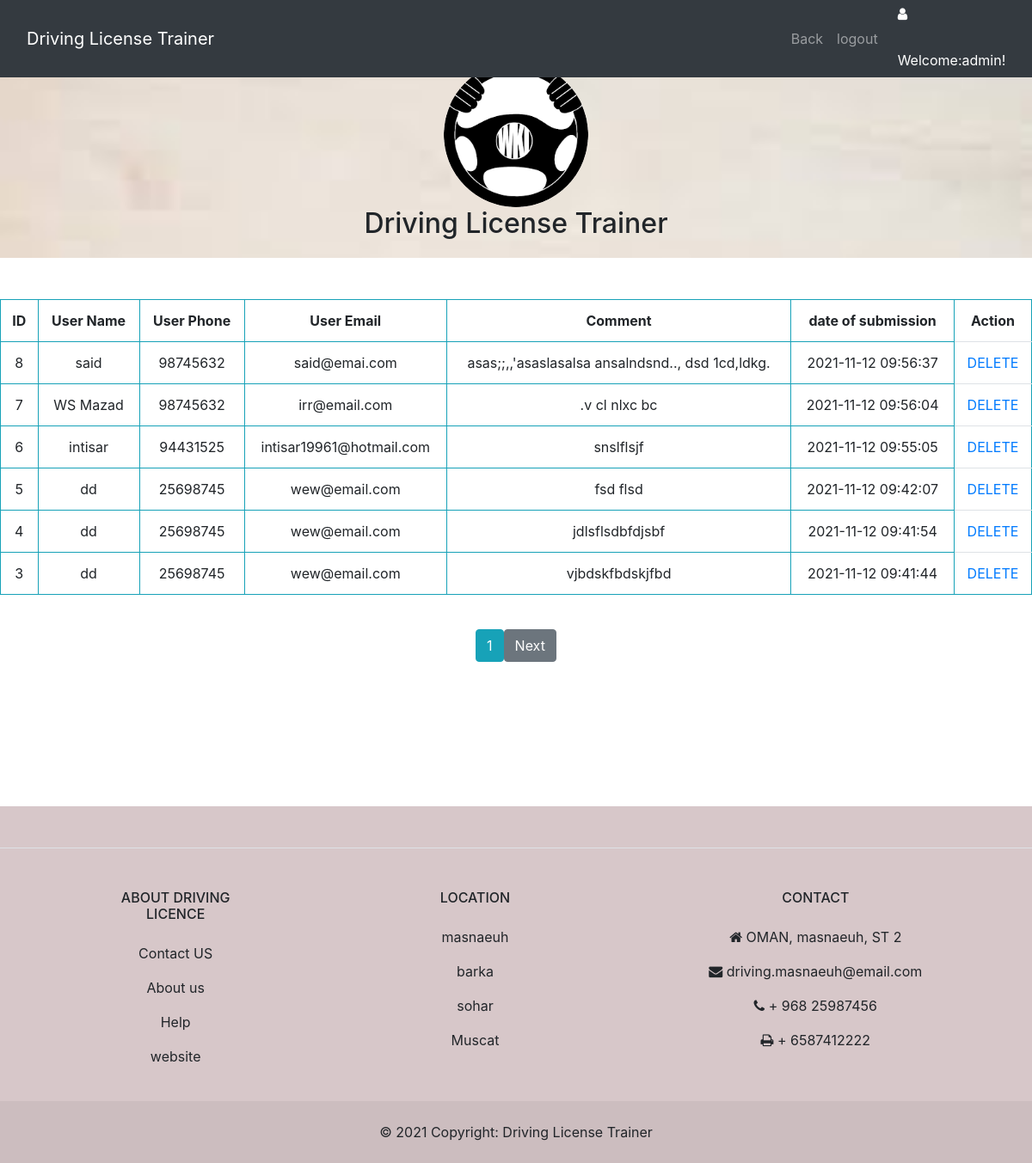
The page /View_FeedBack.php (signed in) on the database its author committed.
### tables this page shows
CREATE TABLE IF NOT EXISTS `tblfeeback` (
  `id` int(8) NOT NULL AUTO_INCREMENT,
  `Name` varchar(30) NOT NULL,
  `phone` int(8) NOT NULL,
  `email` varchar(50) NOT NULL,
  `comm` text NOT NULL,
  `dates` datetime NOT NULL,
  PRIMARY KEY (`id`)
);

### View_FeedBack.php (the view, shortened to what this page needs)
<!DOCTYPE html PUBLIC "-//W3C//DTD XHTML 1.0 Transitional//EN" "http://www.w3.org/TR/xhtml1/DTD/xhtml1-transitional.dtd">
<html xmlns="http://www.w3.org/1999/xhtml">
<head>
<link rel="stylesheet" type="text/css"  href="BOOTSTRAPFILE/css/bootstrap.css">
    </head>
    <body  style="margin:0; padding:0; border:0;  background-color:white   ">
       <nav class="navbar navbar-expand-lg navbar-dark bg-dark fixed-top">
     <div class="container">
     <a class="navbar-brand" href="#">Driving License Trainer </a>
      <div class="collapse navbar-collapse" id="navbarResponsive">
         <ul class="navbar-nav ml-auto">
                     <li class="nav-item">
            <a class="nav-link" href="AdminHomepage.php">Back</a>
          </li>
          <li class="nav-item">
            <a class="nav-link" href="logout.php">logout </a>
          </li>
        </ul>
      </div>
    </div>       <div class="icon" style="color: #FFFFFF"><i class="fa  fa-user" style="width:30px; height:50px"></i>
		   Welcome:<?php
	 $usernamea= $_SESSION['txtid1'];
	include ("connect.php");
	$qryname = "select * from  tbladmin where ausername='$usernamea' ";
	$result = mysqli_query($con,$qryname);
	while($rows = mysqli_fetch_assoc($result))
	{ $namee=$rows['aname'];
}
	echo $namee. "!";
	?>
	</div>
  </nav>
 <header class="text-center" style="background-image:url('img/bg1.jpg'); background-repeat:no-repeat; background-size:cover; height: 300px;">
    &nbsp;<br /><br /><br />
	 <img class="img-fluid rounded-circle"  src="img/images.png" alt="" height="147" width="168">
	 <h2>Driving License Trainer</h2>
	 </header>
	   <div class="text-center">
<br /><br />
<?php
		 if(isset($_GET['page']))
    {
        $page = $_GET['page'];
    }
    else
    {
        $page = 1;
    }
    $num_per_page = 06;
    $start_from = ($page-1)*05;
    include('connect.php');
$q="select * from    tblfeeback    order by dates DESC LIMIT  $start_from,$num_per_page  ";
$r=mysqli_query($con,$q);
$num=mysqli_num_rows($r);
$i=0;
if($num==0)
{
 echo "<h3>No FeedBack  </h3>";
}
else
{
echo"<table  class=table table-striped  border=1 width=700 align=center cellspacing=0>";
echo"<th class='border border-info'>  ID";
echo"<th class='border border-info'>  User Name";
echo"<th class='border border-info'> User Phone";
echo"<th class='border border-info'>  User Email";
echo"<th class='border border-info'>  Comment";
echo"<th class='border border-info'>  date of submission";
echo"<th colspan ='1' class='border border-info'> Action";
echo"<tr>";
while($row = mysqli_fetch_assoc($r)) {
$id=$row["id"];
$trainee_uname=$row["Name"];
$trainee_phone=$row["phone"];
$trainee_email=$row["email"];
$comm=$row["comm"];
$dates=$row["dates"];
echo"<tr class='border border-info'>";
echo"<td class='border border-info'>$id";
echo"<td class='border border-info'>$trainee_uname";
echo"<td class='border border-info'>$trainee_phone";
echo"<td class='border border-info'>$trainee_email";
echo"<td class='border border-info'>$comm";
echo"<td class='border border-info'>$dates";
echo "<td><a onClick=\"javascript: return confirm('Please confirm deletion');\" href='Deletefeedbak.php?id=$id'>DELETE</a>";
echo"</tr>";
$i++;
}}
echo"</table><br>";
?>
 <?php
                $pr_query = "select * from tblfeeback   ";
                $pr_result = mysqli_query($con,$pr_query);
                $total_record = mysqli_num_rows($pr_result );
                $total_page = ceil($total_record/$num_per_page);
                for($i=1;$i<$total_page;$i++)
                {
                    echo "<a href='View_FeedBack.php?page=".$i."' class='btn btn-info'>$i</a>";
                }
                if($i>$page)
                {
                    echo "<a href='View_FeedBack.php?page=".($page+1)."' class='btn btn-secondary'>Next</a>";
                }
        ?>
<br />
	   <br />
       <br />
<br /><br />
  <br />
    <br />
  <br />
<link href="https://cdnjs.cloudflare.com/ajax/libs/font-awesome/4.7.0/css/font-awesome.min.css" rel="stylesheet">
	   </div>
<footer class="auto-style2">
  <section
    class="d-flex justify-content-center justify-content-lg-between p-4 border-bottom bg-dinager"
       >
  </section>
  <section class="">
    <div class="container text-center text-md-start mt-5">
      <div class="row mt-3">
               <div class="col-md-2 col-lg-2 col-xl-2 mx-auto mb-4">
          <h6 class="text-uppercase fw-bold mb-4">
            About Driving Licence
          </h6>
          <p>
            <a href="#!" class="text-reset">Contact US </a>
          </p>
          <p>
            <a href="#!" class="text-reset">About us</a>
          </p>
          <p>
            <a href="#!" class="text-reset">Help</a>
          </p>
          <p>
            <a href="#!" class="text-reset">website</a>
          </p>
        </div>
        <div class="col-md-3 col-lg-2 col-xl-2 mx-auto mb-4">
          <h6 class="text-uppercase fw-bold mb-4">
            Location
          </h6>
          <p>
            <a href="#!" class="text-reset">masnaeuh</a>
          </p>
          <p>
            <a href="#!" class="text-reset">barka</a>
          </p>
          <p>
            <a href="#!" class="text-reset">sohar</a>
          </p>
          <p>
            <a href="#!" class="text-reset">Muscat</a>
          </p>
        </div>
        <div class="col-md-4 col-lg-3 col-xl-3 mx-auto mb-md-0 mb-4">
          <h6 class="text-uppercase fw-bold mb-4">
            Contact
          </h6>
          <p><i class="fa fa-home me-3"></i> OMAN, masnaeuh, ST 2</p>
          <p>
            <i class="fa fa-envelope me-3"></i>
            driving.masnaeuh@email.com
          </p>
          <p><i class="fa fa-phone me-3"></i> + 968 25987456</p>
          <p><i class="fa fa-print me-3"></i> + 6587412222</p>
        </div>
      </div>
    </div>
  </section>
  <div class="text-center p-4" style="background-color: rgba(0, 0, 0, 0.05);">
    © 2021 Copyright:
    <a class="text-reset fw-bold" href="https://mdbootstrap.com/">Driving License Trainer</a>
  </div>
</footer>
</body>
</html>

### View_FeedBack.php (style rules this page uses)
.auto-style2 { background-color: #D7C7C9; }

### rows shown on the page
tblfeeback: id "8", Name "said", phone "98745632", email "said@emai.com", comm "asas;;,,'asaslasalsa ansalndsnd.., dsd 1cd,ldkg.", dates "2021-11-12 09:56:37"
tblfeeback: id "7", Name "WS Mazad", phone "98745632", email "irr@email.com", comm ".v cl nlxc bc", dates "2021-11-12 09:56:04"
tblfeeback: id "6", Name "intisar", phone "94431525", email "intisar19961@hotmail.com", comm "snslflsjf", dates "2021-11-12 09:55:05"
tblfeeback: id "5", Name "dd", phone "25698745", email "wew@email.com", comm "fsd flsd", dates "2021-11-12 09:42:07"
tblfeeback: id "4", Name "dd", phone "25698745", email "wew@email.com", comm "jdlsflsdbfdjsbf", dates "2021-11-12 09:41:54"
tblfeeback: id "3", Name "dd", phone "25698745", email "wew@email.com", comm "vjbdskfbdskjfbd", dates "2021-11-12 09:41:44"

### other values the page prints
$namee "admin"
